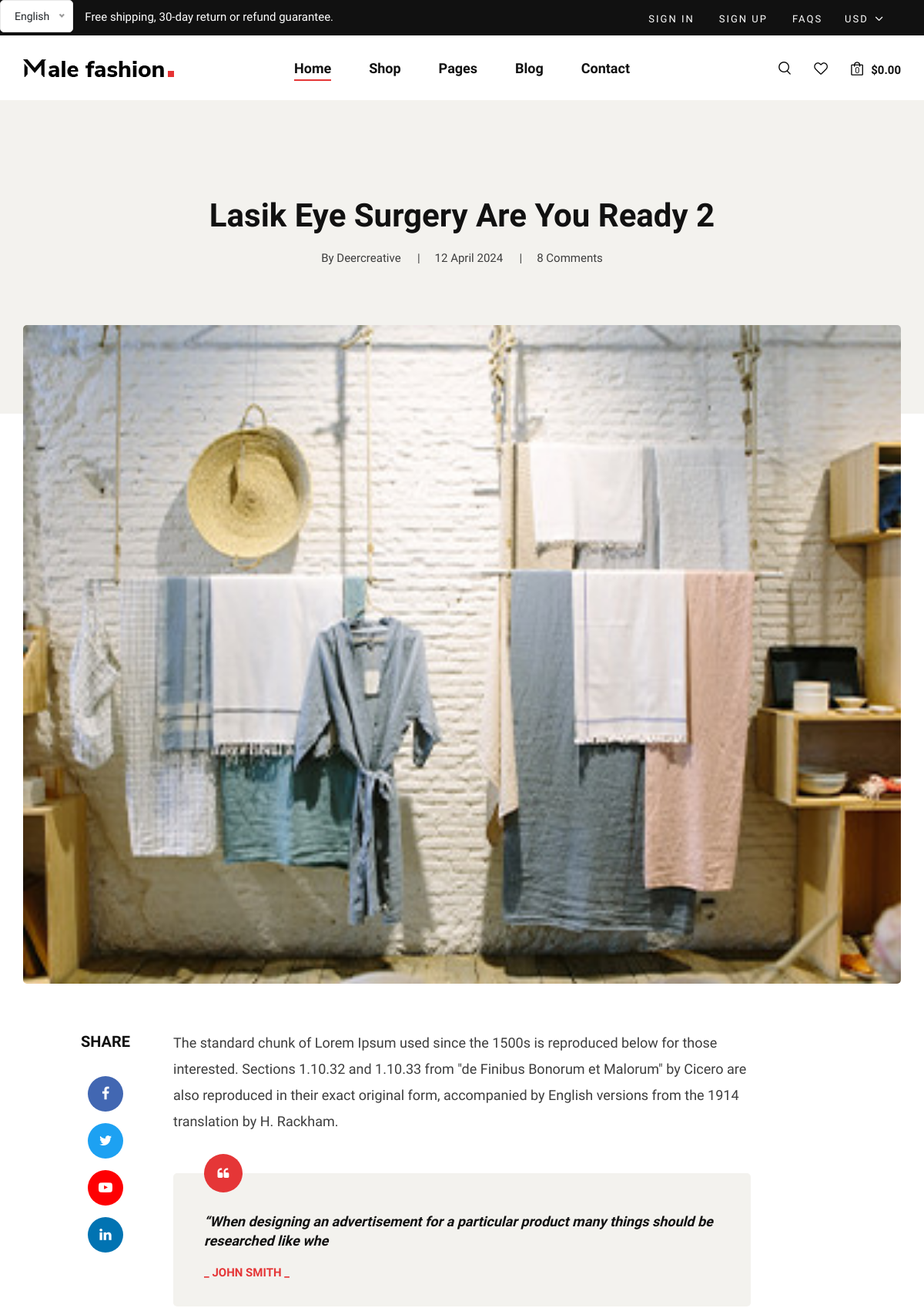
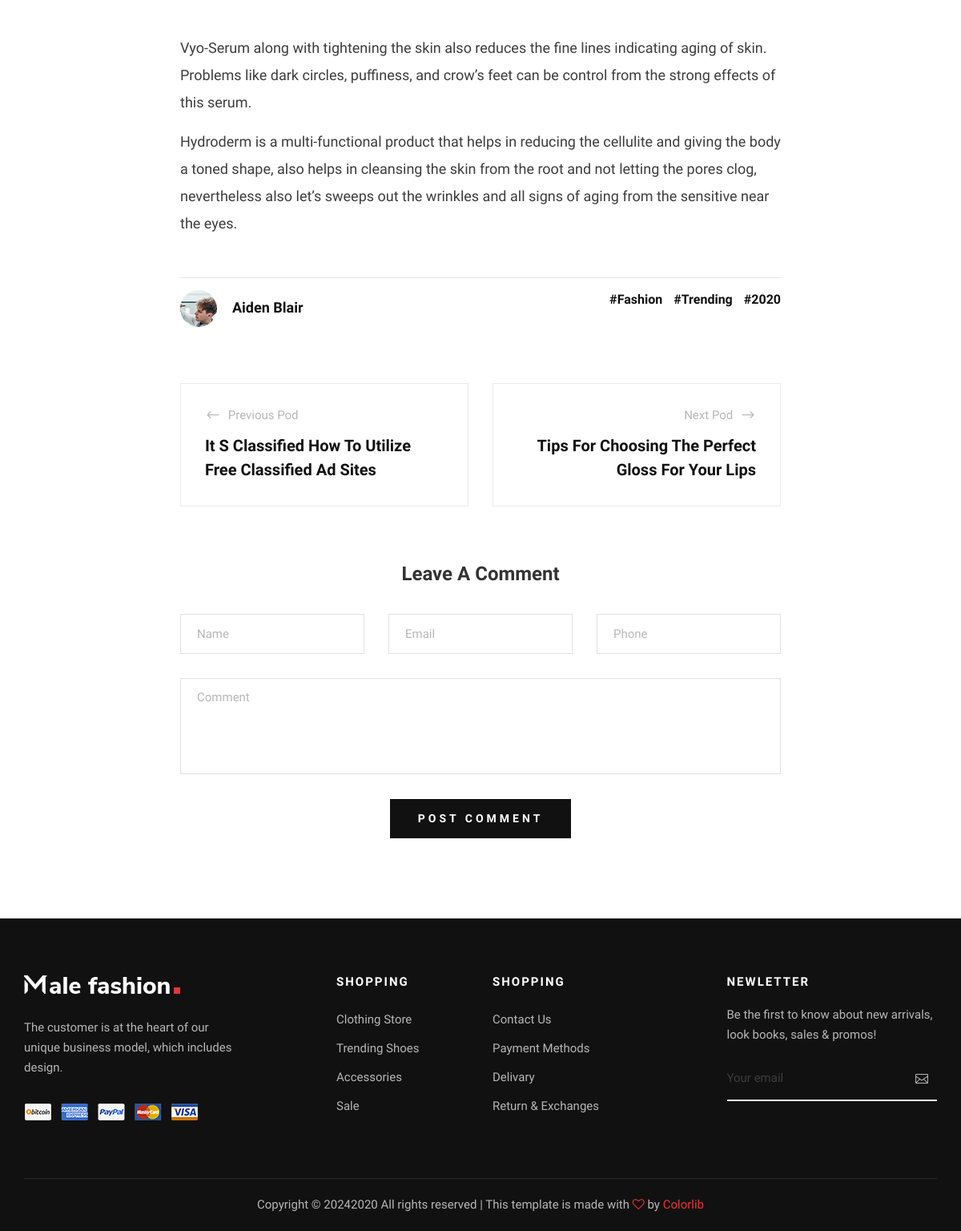
/en/blog-details/lasik-eye-surgery-are-you-ready-2/, run on the app's committed database (2 pictures, top to bottom).
### core/models.py (models this page shows, shortened)
class BaseModel(models.Model):
  created_at = models.DateTimeField(auto_now_add=True)
  updated_at = models.DateTimeField(auto_now=True)
  is_active = models.BooleanField(default=True)
  class Meta:
    abstract = True

class Setting(BaseModel):
  name = models.CharField(max_length=50)
  address = models.CharField(max_length=100)
  phone = models.CharField(max_length=50)
  email = models.EmailField()
  facebook = models.URLField()
  instagram = models.URLField()
  pinterest = models.URLField()
  twitter = models.URLField()
  youtube = models.URLField()
  logo = models.ImageField(upload_to='logo/')
  blog_bg_image = models.ImageField(upload_to='blog_bg/')
  location = models.URLField(max_length=2000)
  slogan = models.CharField(max_length=2000)
  class Meta:
    verbose_name = _("Setting")
    verbose_name_plural = _("Setting")

class Blog(BaseModel):
  slug = models.SlugField(max_length=100, unique=True)
  title = models.CharField(max_length=100)
  desription = models.TextField()
  aforism = models.CharField(max_length=500)
  author = models.CharField(max_length=50)
  image = models.ImageField(upload_to='blog/')
  class Meta:
    verbose_name = _("Blog")
    verbose_name_plural = _("Blog")

### core/views.py (the view)
# urls.py: path('blog-details/<str:blog_slug>/', blog_details, name='blog-details'),
def blog_details(request, blog_slug):
  blog = Blog.objects.get(slug = blog_slug)
  context = {
    'title' : blog.title,
    'blog' : blog
  }
  return render(request, 'blog-details.html', context=context)

### core/context_processors/context_processors.py (called while the page is built)
def my_setting_func(request):
  setting_data = Setting.objects.first()
  return {
    'setting_data' : setting_data
  }

### core/templates/blog-details.html (shortened to what this page needs)
{% extends 'base.html' %}
{% load static %}
{% load i18n %}
{% block content %}
<section class="blog-hero spad">
    <div class="container">
        <div class="row d-flex justify-content-center">
            <div class="col-lg-9 text-center">
                <div class="blog__hero__text">
                    <h2>{{ blog.title }}</h2>
                    <ul>
                        <li>By Deercreative</li>
                        <li>{{ blog.created_at|date:"d F Y" }}</li>
                        <li>8 Comments</li>
                    </ul>
                </div>
            </div>
        </div>
    </div>
</section>
<section class="blog-details spad">
    <div class="container">
        <div class="row d-flex justify-content-center">
            <div class="col-lg-12">
                <div class="blog__details__pic">
                    <img src="{{ blog.image.url }}" alt="">
                </div>
            </div>
            <div class="col-lg-8">
                <div class="blog__details__content">
                    <div class="blog__details__share">
                        <span>share</span>
                        <ul>
                            <li><a href="#"><i class="fa fa-facebook"></i></a></li>
                            <li><a href="#" class="twitter"><i class="fa fa-twitter"></i></a></li>
                            <li><a href="#" class="youtube"><i class="fa fa-youtube-play"></i></a></li>
                            <li><a href="#" class="linkedin"><i class="fa fa-linkedin"></i></a></li>
                        </ul>
                    </div>
                    <div class="blog__details__text">
                        <p>{{ blog.desription }}</p>
                    </div>
                    <div class="blog__details__quote">
                        <i class="fa fa-quote-left"></i>
                        <p>{{ blog.aforism }}</p>
                        <h6>{{ blog.author }}</h6>
                    </div>
                    <div class="blog__details__text">
                        <p>Vyo-Serum along with tightening the skin also reduces the fine lines indicating aging of
                            skin. Problems like dark circles, puffiness, and crow’s feet can be control from the
                            strong effects of this serum.</p>
                        <p>Hydroderm is a multi-functional product that helps in reducing the cellulite and giving
                            the body a toned shape, also helps in cleansing the skin from the root and not letting
                            the pores clog, nevertheless also let’s sweeps out the wrinkles and all signs of aging
                            from the sensitive near the eyes.</p>
                    </div>
                    <div class="blog__details__option">
                        <div class="row">
                            <div class="col-lg-6 col-md-6 col-sm-6">
                                <div class="blog__details__author">
                                    <div class="blog__details__author__pic">
                                        <img src="{% static 'img/blog/details/blog-author.jpg' %}" alt="">
                                    </div>
                                    <div class="blog__details__author__text">
                                        <h5>Aiden Blair</h5>
                                    </div>
                                </div>
                            </div>
                            <div class="col-lg-6 col-md-6 col-sm-6">
                                <div class="blog__details__tags">
                                    <a href="#">#Fashion</a>
                                    <a href="#">#Trending</a>
                                    <a href="#">#2020</a>
                                </div>
                            </div>
                        </div>
                    </div>
                    <div class="blog__details__btns">
                        <div class="row">
                            <div class="col-lg-6 col-md-6 col-sm-6">
                                <a href="" class="blog__details__btns__item">
                                    <p><span class="arrow_left"></span> Previous Pod</p>
                                    <h5>It S Classified How To Utilize Free Classified Ad Sites</h5>
                                </a>
                            </div>
                            <div class="col-lg-6 col-md-6 col-sm-6">
                                <a href="" class="blog__details__btns__item blog__details__btns__item--next">
                                    <p>Next Pod <span class="arrow_right"></span></p>
                                    <h5>Tips For Choosing The Perfect Gloss For Your Lips</h5>
                                </a>
                            </div>
                        </div>
                    </div>
                    <div class="blog__details__comment">
                        <h4>Leave A Comment</h4>
                        <form action="#">
                            <div class="row">
                                <div class="col-lg-4 col-md-4">
                                    <input type="text" placeholder="Name">
                                </div>
                                <div class="col-lg-4 col-md-4">
                                    <input type="text" placeholder="Email">
                                </div>
                                <div class="col-lg-4 col-md-4">
                                    <input type="text" placeholder="Phone">
                                </div>
                                <div class="col-lg-12 text-center">
                                    <textarea placeholder="Comment"></textarea>
                                    <button type="submit" class="site-btn">Post Comment</button>
                                </div>
                            </div>
                        </form>
                    </div>
                </div>
            </div>
        </div>
    </div>
</section>
{% endblock %}

### core/templates/partials/header.html (shortened to what this page needs)
{% load static %}
{% load i18n %}
<header class="header">
    <div class="header__top">
        <div class="container">
            <div class="row">
                <div class="col-lg-6 col-md-7">
                    <div class="header__top__left">
                        <p>Free shipping, 30-day return or refund guarantee.</p>
                    </div>
                </div>
                <div class="col-lg-6 col-md-5">
                    <div class="header__top__right">
                        <div class="header__top__links">
                            {% if user.is_authenticated %}
                                <li class="nav-item menu-dropdown black-text">
                                    <a class="nav-link">{% trans 'Account' %}</a>
                                    <ul class="sub-menu">
                                        <form method="POST" action="{% url 'logout' %}">
                                            {% csrf_token %}
                                            <button type="submit" class="nav-link btn btn-link text-black ">{% trans 'Logout' %}</button>
                                        </form>
                                        <li><a class="nav-link" href="{% url 'profile_edit' %}" style="color:black;">{% trans 'Profile' %}</a></li>
                                    </ul>
                                </li>
                            {% else %}
                                <a href="{% url 'login' %}">{% trans 'Sign In' %}</a>
                                <a href="{% url 'register' %}">{% trans 'Sign Up' %}</a>
                            {% endif %}
                            <a href="{% url 'faq' %}">{% trans 'FAQs' %}</a>
                        </div>
                        <div class="header__top__hover">
                            <span>USD <i class="arrow_carrot-down"></i></span>
                        </div>
                    </div>
                </div>
            </div>
        </div>
    </div>
    <div class="container">
        <div class="row">
            <div class="col-lg-3 col-md-3">
                <div class="header__logo">
                    <a href="{% url 'home' %}"><img src="{% if setting_data %} {{ setting_data.logo.url }} {% endif %}" alt=""></a>
                </div>
            </div>
            <div class="col-lg-6 col-md-6">
                <nav class="header__menu mobile-menu">
                    <ul>
                        <li class="active"><a href="{% url 'home' %}">{% trans 'Home' %}</a></li>
                        <li><a href="{% url 'shop' %}">{% trans 'Shop' %}</a></li>
                        <li><a href="#">{% trans 'Pages' %}</a>
                        </li>
                        <li><a href="{% url 'blog' %}">{% trans 'Blog' %}</a></li>
                        <li><a href="{% url 'contact_us' %}">{% trans 'Contact' %}</a></li>
                    </ul>
                </nav>
            </div>
            <div class="col-lg-3 col-md-3">
                <div class="header__nav__option">
                    <a href="#" class="search-switch"><img src="{% static 'img/icon/search.png' %}" alt=""></a>
                    <a href="#"><img src="{% static 'img/icon/heart.png' %}" alt=""></a>
                    <a href="#"><img src="{% static 'img/icon/cart.png' %}" alt=""> <span>0</span></a>
                    <div class="price">$0.00</div>
                </div>
            </div>
        </div>
    </div>
</header>

### data on the page
Setting: logo (picture)
Blog: title "Lasik Eye Surgery Are You Ready 2", created_at "12 April 2024", image (picture), desription "The standard chunk of Lorem Ipsum used since the 1500s is reproduced below for those interested. Sections 1.10.32 and 1.10.33 from \"de Finibus Bonorum et Malorum\" by Cicero are also reproduced in their exact original form, accompanied by English versions from the 1914 translation by H. Rackham.", aforism "“When designing an advertisement for a particular product many things should be researched like whe", author "_ JOHN SMITH _"
